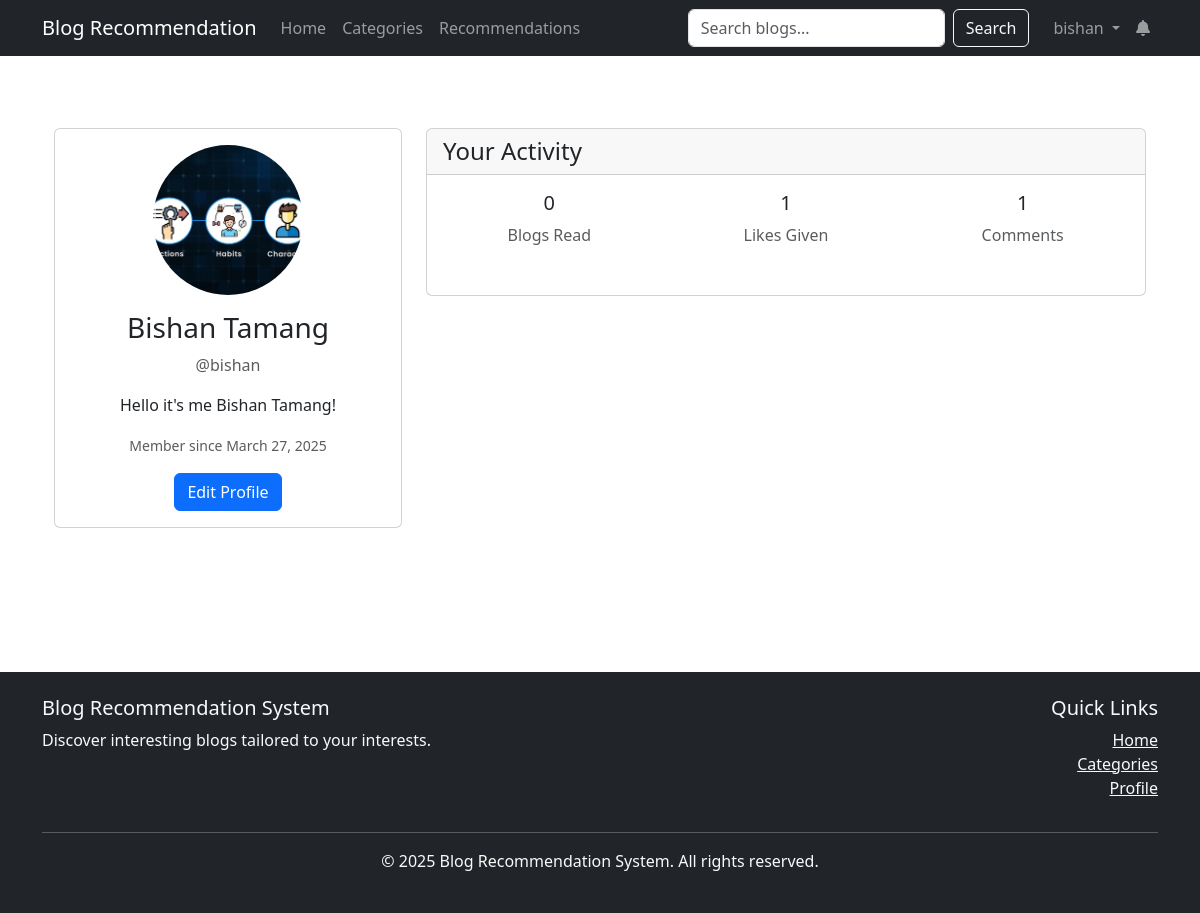
The page /users/profile/ (signed in) on the database its author committed.
### users_app/models.py (models this page shows, shortened)
class Profile(models.Model):
    user = models.OneToOneField(settings.AUTH_USER_MODEL, on_delete=models.CASCADE, related_name='profile')
    profile_picture = models.ImageField(upload_to='profile_pics/', blank=True, null=True)
    bio = models.TextField(blank=True, null=True)
    date_joined = models.DateTimeField(auto_now_add=True)

### users_app/views.py (the view)
# urls.py: path('profile/', views.profile, name='profile'),
@login_required
def profile(request):
    return render(request, 'users_app/profile.html', {
        'user': request.user,
        'profile': request.user.profile
    })

### users_app/context_processors.py (called while the page is built)
def notifications_processor(request):
    if request.user.is_authenticated:
        unread_notifications_count = Notification.objects.filter(
            user=request.user,
            is_read=False
        ).count()
        return {'unread_notifications_count': unread_notifications_count}
    return {'unread_notifications_count': 0}

### templates/users_app/profile.html (shortened to what this page needs)
{% extends 'base.html' %}
{% load static %}
{% block content %}
<div class="container py-5">
    <div class="row">
        <div class="col-md-4 mb-4">
            <div class="card">
                <div class="card-body text-center">
                    {% if profile.profile_picture %}
                        <img src="{{ profile.profile_picture.url }}" class="rounded-circle mb-3" alt="Profile Picture" style="width: 150px; height: 150px; object-fit: cover;">
                    {% else %}
                        <img src="{% static 'images/default_profile.jpg' %}" class="rounded-circle mb-3" alt="Default Profile Picture" style="width: 150px; height: 150px; object-fit: cover;">
                    {% endif %}
                    <h3 class="card-title">{{ user.get_full_name|default:user.username }}</h3>
                    <p class="text-muted">@{{ user.username }}</p>
                    <p class="card-text">{{ profile.bio|default:"No bio added yet." }}</p>
                    <p class="text-muted">
                        <small>Member since {{ user.date_joined|date:"F j, Y" }}</small>
                    </p>
                    <a href="{% url 'users_app:edit_profile' %}" class="btn btn-primary">Edit Profile</a>
                </div>
            </div>
        </div>
        <div class="col-md-8">
            <div class="card mb-4">
                <div class="card-header">
                    <h4 class="mb-0">Your Activity</h4>
                </div>
                <div class="card-body">
                    <div class="row">
                        <div class="col-md-4 text-center mb-3">
                            <h5>0</h5>
                            <p class="text-muted">Blogs Read</p>
                        </div>
                        <div class="col-md-4 text-center mb-3">
                            <h5>{{ user.likes.count }}</h5>
                            <p class="text-muted">Likes Given</p>
                        </div>
                        <div class="col-md-4 text-center mb-3">
                            <h5>{{ user.comments.count }}</h5>
                            <p class="text-muted">Comments</p>
                        </div>
                    </div>
                </div>
            </div>
        </div>
    </div>
</div>
{% endblock %}

### templates/base.html (shortened to what this page needs)
<!DOCTYPE html>
<html lang="en">
<head>
    <link href="https://cdn.jsdelivr.net/npm/bootstrap@5.3.0/dist/css/bootstrap.min.css" rel="stylesheet">
    <link href="https://cdnjs.cloudflare.com/ajax/libs/font-awesome/6.0.0/css/all.min.css" rel="stylesheet">
    {% load static %}
    <link href="{% static 'css/style.css' %}" rel="stylesheet">
</head>
<body>
    <nav class="navbar navbar-expand-lg navbar-dark bg-dark">
        <div class="container">
            <a class="navbar-brand" href="{% url 'blog_app:blog_list' %}">Blog Recommendation</a>
            <div class="collapse navbar-collapse" id="navbarNav">
                <ul class="navbar-nav me-auto">
                    <li class="nav-item">
                        <a class="nav-link" href="{% url 'blog_app:blog_list' %}">Home</a>
                    </li>
                    <li class="nav-item">
                        <a class="nav-link" href="{% url 'blog_app:category_list' %}">Categories</a>
                    </li>
                    {% if user.is_authenticated %}
                        <li class="nav-item">
                            <a class="nav-link" href="{% url 'recommendations_app:recommendation_list' %}">Recommendations</a>
                        </li>
                    {% endif %}
                </ul>
                <div class="position-relative me-3">
                    <form class="d-flex" id="searchForm" onsubmit="return handleSearch(event)">
                        <input class="form-control me-2" type="search" name="q" id="searchInput" placeholder="Search blogs...">
                        <button class="btn btn-outline-light" type="submit">Search</button>
                    </form>
                </div>
                <ul class="navbar-nav">
                    {% if user.is_authenticated %}
                        <li class="nav-item dropdown">
                            <a class="nav-link dropdown-toggle" href="#" id="navbarDropdown" role="button" data-bs-toggle="dropdown">
                                {{ user.username }}
                            </a>
                        </li>
                        <li class="nav-item">
                            <a class="nav-link position-relative" href="{% url 'users_app:notifications' %}">
                                <i class="fas fa-bell"></i>
                            </a>
                        </li>
                    {% endif %}
                </ul>
            </div>
        </div>
    </nav>
    <main class="container my-4">
        {% block content %}
        {% endblock %}
    </main>
    <footer class="bg-dark text-light py-4 mt-5">
        <div class="container">
            <div class="row">
                <div class="col-md-6">
                    <h5>Blog Recommendation System</h5>
                    <p>Discover interesting blogs tailored to your interests.</p>
                </div>
                <div class="col-md-6 text-md-end">
                    <h5>Quick Links</h5>
                    <ul class="list-unstyled">
                        <li><a href="{% url 'blog_app:blog_list' %}" class="text-light">Home</a></li>
                        <li><a href="{% url 'blog_app:category_list' %}" class="text-light">Categories</a></li>
                        {% if user.is_authenticated %}
                            <li><a href="{% url 'users_app:profile' %}" class="text-light">Profile</a></li>
                        {% else %}
                            <li><a href="{% url 'users_app:login' %}" class="text-light">Login</a></li>
                        {% endif %}
                    </ul>
                </div>
            </div>
            <hr>
            <div class="text-center">
                <p>&copy; {% now "Y" %} Blog Recommendation System. All rights reserved.</p>
            </div>
        </div>
    </footer>
</body>
</html>

### static/css/style.css (style rules this page uses)
body { min-height: 100vh; display: flex; flex-direction: column; }
main { flex: 1; }

### rows shown on the page
Profile: profile_picture (picture), bio "Hello it's me Bishan Tamang!"

### other values the page prints
{{ user.username }} "bishan"
{{ user.get_full_name|default:user.username }} "Bishan Tamang"
{{ user.date_joined|date:"F j, Y" }} "March 27, 2025"
{{ user.likes.count }} "1"
{{ user.comments.count }} "1"
